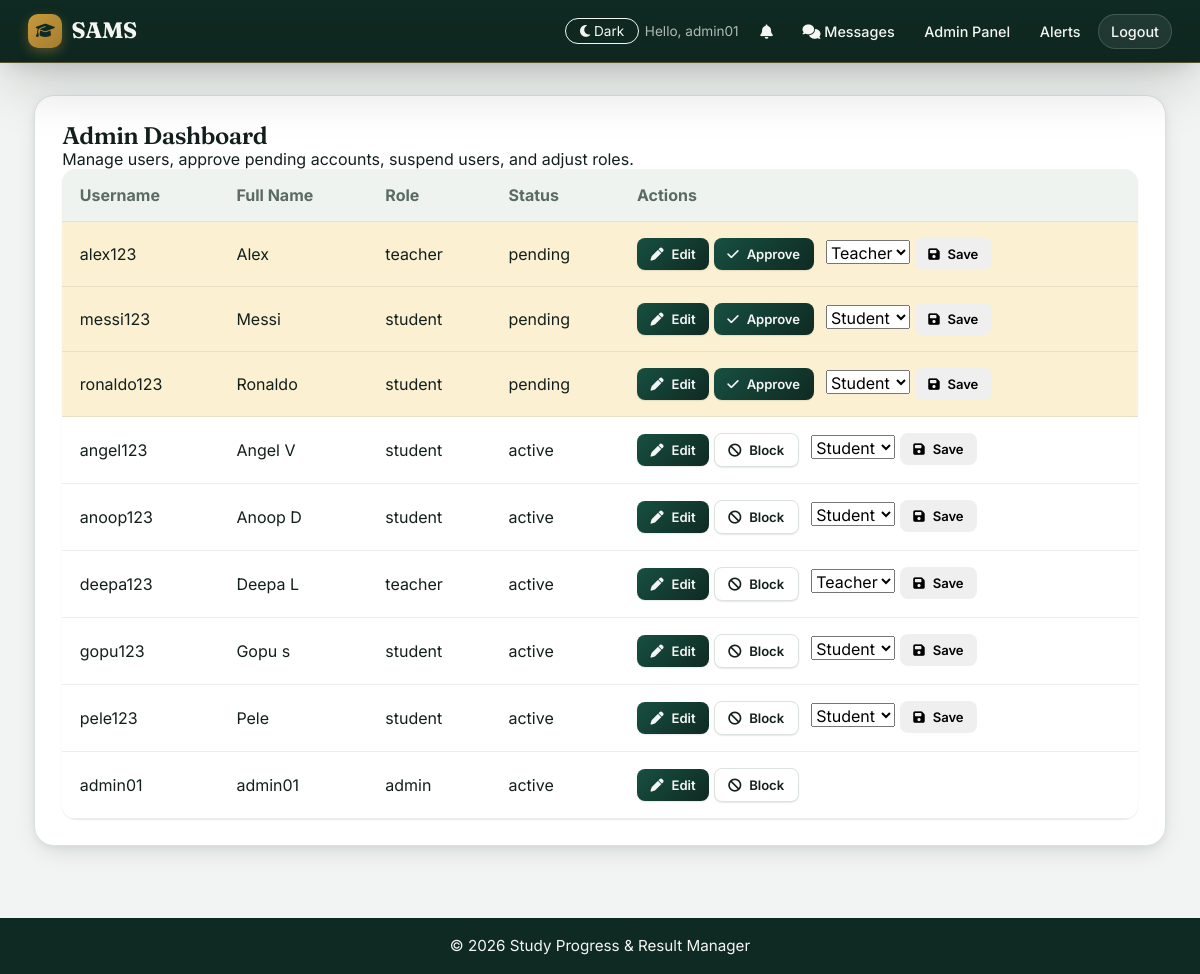
Page /admin (signed in) on the earlier database version.
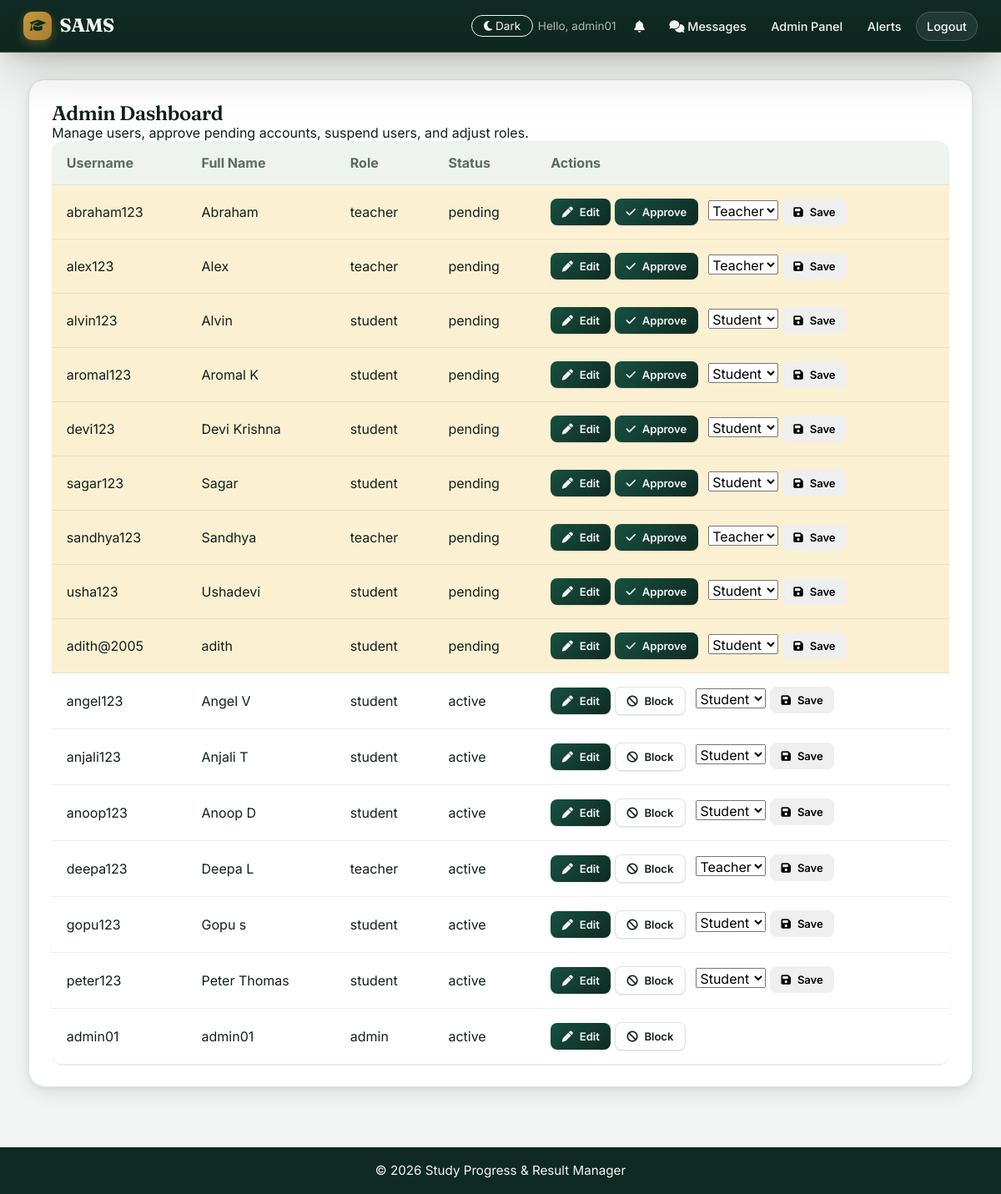
Same page on the later database version.
### tables this page shows
CREATE TABLE "users" (
                id INTEGER PRIMARY KEY AUTOINCREMENT,
                username TEXT UNIQUE NOT NULL,
                password TEXT NOT NULL,
                role TEXT NOT NULL CHECK(role IN ('teacher', 'student', 'admin')),
                full_name TEXT NOT NULL,
                status TEXT NOT NULL CHECK(status IN ('pending', 'active', 'blocked')) DEFAULT 'pending',
                department TEXT,
                created_at TIMESTAMP DEFAULT CURRENT_TIMESTAMP
            , theme VARCHAR(10) DEFAULT 'light');

### app.py (the view)
@app.route('/admin')
@login_required
@admin_required
def admin_dashboard():
    conn = get_db_connection()
    users = conn.execute('''
        SELECT * FROM users
        ORDER BY CASE status WHEN 'pending' THEN 0 WHEN 'active' THEN 1 WHEN 'blocked' THEN 2 ELSE 3 END, full_name
    ''').fetchall()
    conn.close()
    return render_template('admin_dashboard.html', users=users)

### app.py (called while the page is built)
def login_required(f):
    @wraps(f)
    def decorated_function(*args, **kwargs):
        if 'user_id' not in session:
            flash('Please log in to access this page.', 'error')
            return redirect(url_for('login'))
        return f(*args, **kwargs)
    return decorated_function

def admin_required(f):
    @wraps(f)
    def decorated_function(*args, **kwargs):
        if session.get('role') != 'admin':
            flash('Access denied', 'error')
            return redirect(url_for('home'))
        return f(*args, **kwargs)
    return decorated_function

@app.context_processor
def inject_current_user():
    return {'current_user': CurrentUser(session)}

    @property
    def is_authenticated(self):
        return bool(self.id)

### database.py (called while the page is built)
def get_db_connection():
    conn = sqlite3.connect(DATABASE)
    conn.row_factory = sqlite3.Row  # This lets us access columns by name
    return conn

### templates/admin_dashboard.html (shortened to what this page needs)
{% extends 'base.html' %}
{% block content %}
<div class="card">
    <h2>Admin Dashboard</h2>
    <p>Manage users, approve pending accounts, suspend users, and adjust roles.</p>
    <table class="data-table">
        <thead>
            <tr>
                <th>Username</th>
                <th>Full Name</th>
                <th>Role</th>
                <th>Status</th>
                <th>Actions</th>
            </tr>
        </thead>
        <tbody>
            {% for user in users %}
                <tr class="{% if user['status'] == 'pending' %}pending-row{% elif user['status'] == 'blocked' %}blocked-row{% endif %}">
                    <td>{{ user['username'] }}</td>
                    <td>{{ user['full_name'] }}</td>
                    <td>{{ user['role'] }}</td>
                    <td>{{ user['status'] }}</td>
                    <td>
                        <a href="{{ url_for('admin_edit_user', user_id=user['id']) }}" class="btn btn-small btn-primary"><i class="fa-solid fa-pen"></i> Edit</a>
                        {% if user['status'] == 'pending' %}
                            <form method="POST" action="{{ url_for('admin_approve', user_id=user['id']) }}" style="display:inline-block; margin-right:0.5rem;">
                                <button type="submit" class="btn btn-small btn-primary"><i class="fa-solid fa-check"></i> Approve</button>
                            </form>
                        {% elif user['status'] == 'active' %}
                            <form method="POST" action="{{ url_for('admin_block', user_id=user['id']) }}" style="display:inline-block; margin-right:0.5rem;">
                                <button type="submit" class="btn btn-small btn-secondary"><i class="fa-solid fa-ban"></i> Block</button>
                            </form>
                        {% endif %}
                        {% if user['role'] != 'admin' %}
                            <form method="POST" action="{{ url_for('admin_set_role', user_id=user['id']) }}" style="display:inline-block; vertical-align: top;">
                                <select name="role">
                                    <option value="student" {% if user['role'] == 'student' %}selected{% endif %}>Student</option>
                                    <option value="teacher" {% if user['role'] == 'teacher' %}selected{% endif %}>Teacher</option>
                                </select>
                                <button type="submit" class="btn btn-small"><i class="fa-solid fa-floppy-disk"></i> Save</button>
                            </form>
                        {% endif %}
                    </td>
                </tr>
            {% endfor %}
        </tbody>
    </table>
</div>
{% endblock %}

Differences in the rows shown:
added users: username "abraham123", full_name "Abraham", role "teacher", status "pending", role "Teacher"
added users: username "alvin123", full_name "Alvin", role "student", status "pending", role "Student"
changed users: username "messi123" → "aromal123"; full_name "Messi" → "Aromal K"
changed users: username "ronaldo123" → "devi123"; full_name "Ronaldo" → "Devi Krishna"
added users: username "sagar123", full_name "Sagar", role "student", status "pending", role "Student"
added users: username "sandhya123", full_name "Sandhya", role "teacher", status "pending", role "Teacher"
added users: username "usha123", full_name "Ushadevi", role "student", status "pending", role "Student"
added users: username "adith@2005", full_name "adith", role "student", status "pending", role "Student"
added users: username "anjali123", full_name "Anjali T", role "student", status "active", role "Student"
changed users: username "pele123" → "peter123"; full_name "Pele" → "Peter Thomas"
